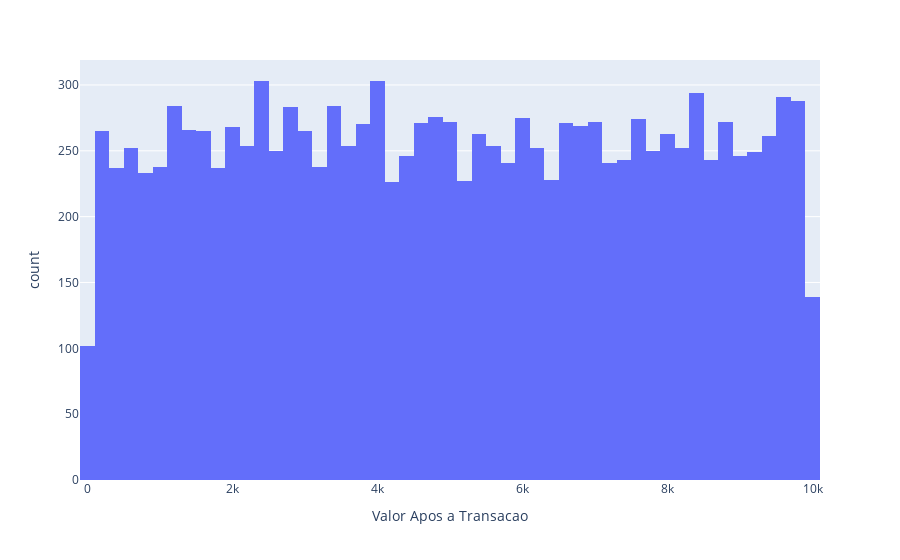

Notebook code cell kept with this figure:
### Code cell
px.histogram(df_transacoes, x='Valor Apos a Transacao')

### Figure 1 — Plotly figure (JSON) as saved in the notebook; plotly's stock layout.template omitted (floating-point values rounded to 4 significant figures; data arrays with more than 128 entries replaced by an {"elided": "..."} marker saying what was removed)
{"data": [{"bingroup": "x", "hovertemplate": "Valor Apos a Transacao=%{x}<br>count=%{y}<extra></extra>", "legendgroup": "", "marker": {"color": "#636efa", "pattern": {"shape": ""}}, "name": "", "orientation": "v", "showlegend": false, "type": "histogram", "x": {"elided": "13000 float values"}, "xaxis": "x", "yaxis": "y"}], "layout": {"barmode": "relative", "legend": {"tracegroupgap": 0}, "margin": {"t": 60}, "xaxis": {"anchor": "y", "domain": [0, 1], "title": {"text": "Valor Apos a Transacao"}}, "yaxis": {"anchor": "x", "domain": [0, 1], "title": {"text": "count"}}}}
